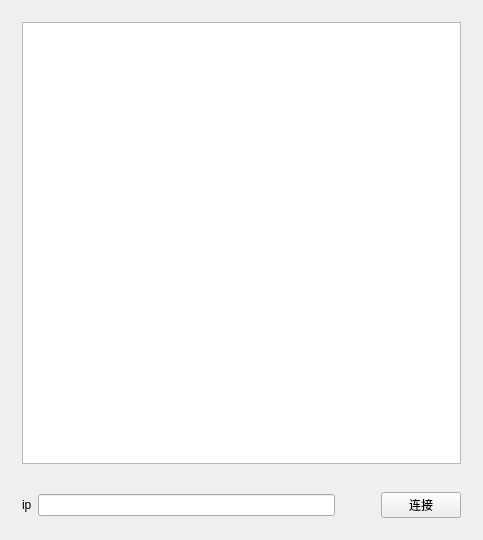
<?xml version="1.0" encoding="UTF-8"?>
<ui version="4.0">
 <class>MainWidget</class>
 <widget class="QWidget" name="MainWidget">
  <property name="geometry">
   <rect>
    <x>0</x>
    <y>0</y>
    <width>483</width>
    <height>540</height>
   </rect>
  </property>
  <property name="windowTitle">
   <string>MainWidget</string>
  </property>
  <layout class="QVBoxLayout" name="verticalLayout">
   <item>
    <widget class="QWidget" name="widget_3" native="true">
     <layout class="QHBoxLayout" name="horizontalLayout_2">
      <item>
       <widget class="QTextEdit" name="textEdit">
        <property name="readOnly">
         <bool>true</bool>
        </property>
       </widget>
      </item>
     </layout>
    </widget>
   </item>
   <item>
    <widget class="QWidget" name="widget" native="true">
     <layout class="QGridLayout" name="gridLayout">
      <item row="0" column="0">
       <widget class="QLabel" name="label">
        <property name="text">
         <string>ip</string>
        </property>
       </widget>
      </item>
      <item row="0" column="1">
       <widget class="QLineEdit" name="lineEdit_ip"/>
      </item>
      <item row="0" column="2">
       <spacer name="horizontalSpacer">
        <property name="orientation">
         <enum>Qt::Horizontal</enum>
        </property>
        <property name="sizeType">
         <enum>QSizePolicy::Fixed</enum>
        </property>
        <property name="sizeHint" stdset="0">
         <size>
          <width>40</width>
          <height>20</height>
         </size>
        </property>
       </spacer>
      </item>
      <item row="0" column="3">
       <widget class="QPushButton" name="button_connect">
        <property name="text">
         <string>连接</string>
        </property>
       </widget>
      </item>
     </layout>
    </widget>
   </item>
  </layout>
 </widget>
 <layoutdefault spacing="6" margin="11"/>
 <resources/>
 <connections/>
</ui>
